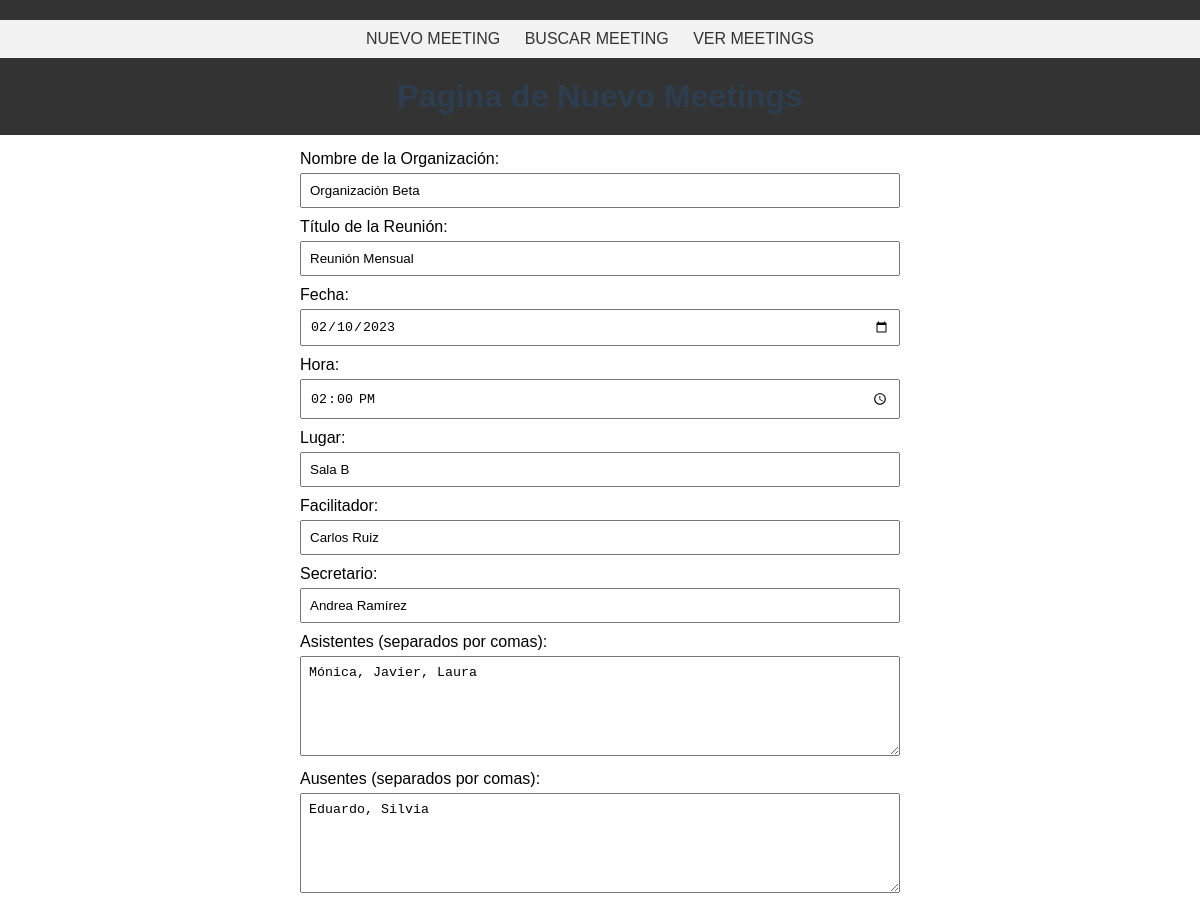
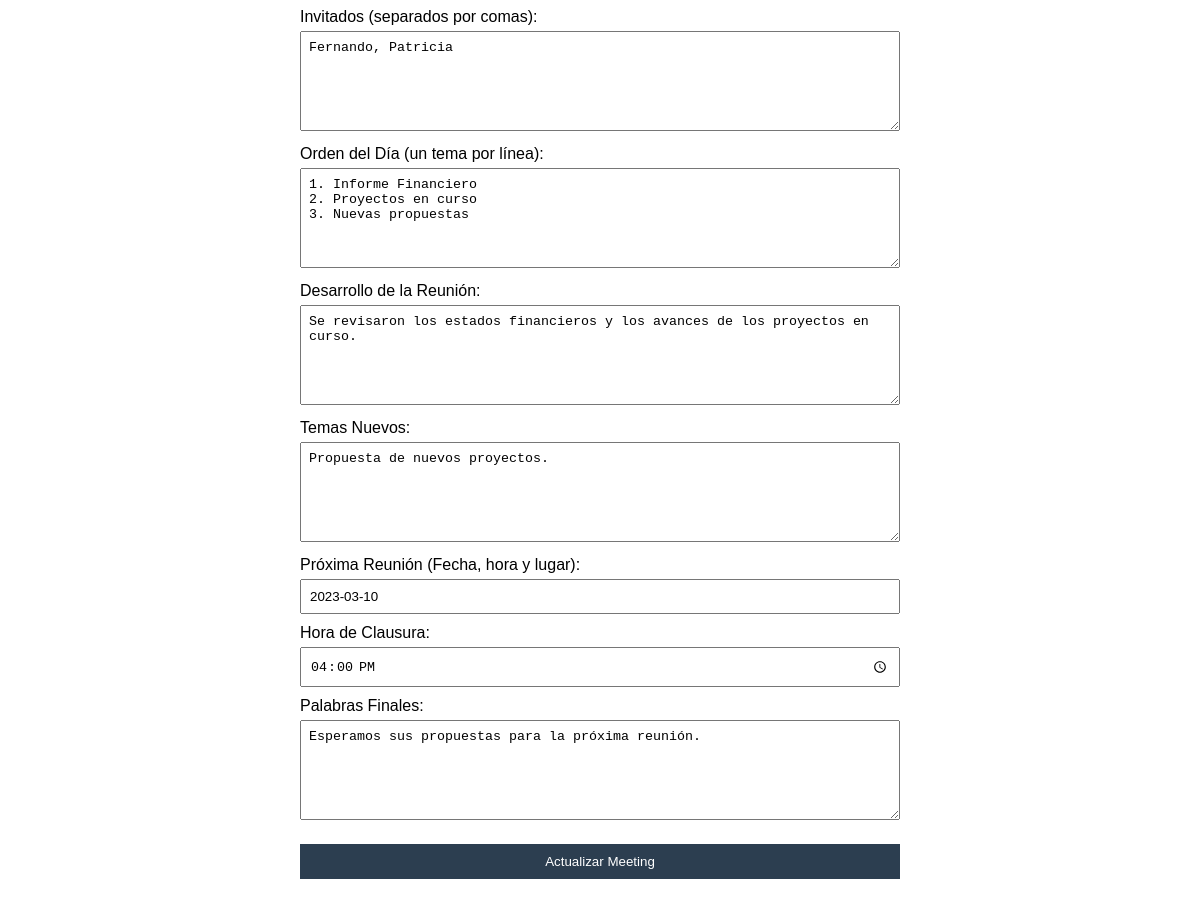
/update.php?id_meeting=2, run on the app's committed database (2 pictures, top to bottom).
### tables this page shows
CREATE TABLE minutas (
    id INT AUTO_INCREMENT PRIMARY KEY,
    orgName VARCHAR(255),
    meetingTitle VARCHAR(255),
    meetingDate DATE,
    meetingTime TIME,
    meetingPlace VARCHAR(255),
    facilitator VARCHAR(255),
    secretary VARCHAR(255),
    attendees TEXT,
    absentees TEXT,
    guests TEXT,
    agenda TEXT,
    discussion TEXT,
    newTopics TEXT,
    nextMeeting TEXT,
    closingTime TIME,
    closingRemarks TEXT
);

### utils.php (called while the page is built)
<?php
function get_params($key)
{
    return $_POST[$key] ?? $_GET[$key] ?? $_SERVER[$key] ?? null;
}

### views/parts/form.ingreso.view.php (the view, shortened to what this page needs)
<form action="../process.php" method="post">
    <label for="orgName">Nombre de la Organización:</label>
    <input type="text" id="orgName" name="orgName" value="<?= htmlspecialchars($meetingDetails['orgName']) ?>" required>
    <label for="meetingTitle">Título de la Reunión:</label>
    <input type="text" id="meetingTitle" name="meetingTitle" value="<?= htmlspecialchars($meetingDetails['meetingTitle']) ?>" required>
    <label for="meetingDate">Fecha:</label>
    <input type="date" id="meetingDate" name="meetingDate" value="<?= htmlspecialchars($meetingDetails['meetingDate']) ?>" required>
    <label for="meetingTime">Hora:</label>
    <input type="time" id="meetingTime" name="meetingTime" value="<?= htmlspecialchars($meetingDetails['meetingTime']) ?>" required>
    <label for="meetingPlace">Lugar:</label>
    <input type="text" id="meetingPlace" name="meetingPlace" value="<?= htmlspecialchars($meetingDetails['meetingPlace']) ?>" required>
    <label for="facilitator">Facilitador:</label>
    <input type="text" id="facilitator" name="facilitator" value="<?= htmlspecialchars($meetingDetails['facilitator']) ?>" required>
    <label for="secretary">Secretario:</label>
    <input type="text" id="secretary" name="secretary" value="<?= htmlspecialchars($meetingDetails['secretary']) ?>" required>
    <label for="attendees">Asistentes (separados por comas):</label>
    <textarea id="attendees" name="attendees" required><?= htmlspecialchars($meetingDetails['attendees']) ?></textarea>
    <label for="absentees">Ausentes (separados por comas):</label>
    <textarea id="absentees" name="absentees"><?= htmlspecialchars($meetingDetails['absentees']) ?></textarea>
    <label for="guests">Invitados (separados por comas):</label>
    <textarea id="guests" name="guests"><?= htmlspecialchars($meetingDetails['guests']) ?></textarea>
    <label for="agenda">Orden del Día (un tema por línea):</label>
    <textarea id="agenda" name="agenda" required><?= htmlspecialchars($meetingDetails['agenda']) ?></textarea>
    <label for="discussion">Desarrollo de la Reunión:</label>
    <textarea id="discussion" name="discussion" required><?= htmlspecialchars($meetingDetails['discussion']) ?></textarea>
    <label for="newTopics">Temas Nuevos:</label>
    <textarea id="newTopics" name="newTopics"><?= htmlspecialchars($meetingDetails['newTopics']) ?></textarea>
    <label for="nextMeeting">Próxima Reunión (Fecha, hora y lugar):</label>
    <input type="text" id="nextMeeting" name="nextMeeting" value="<?= htmlspecialchars($meetingDetails['nextMeeting']) ?>" required>
    <label for="closingTime">Hora de Clausura:</label>
    <input type="time" id="closingTime" name="closingTime" value="<?= htmlspecialchars($meetingDetails['closingTime']) ?>" required>
    <label for="closingRemarks">Palabras Finales:</label>
    <textarea id="closingRemarks" name="closingRemarks" required><?= htmlspecialchars($meetingDetails['closingRemarks']) ?></textarea>
    <button type="submit" name="action" value="<?= $action === 'update' ? 'update' : 'new' ?>">
        <?= $action === 'update' ? 'Actualizar Meeting' : 'Enviar Nuevo Formulario' ?>
    </button>
</form>

### styles/styles.css (style rules this page uses)
body { font-family: Arial, sans-serif; margin: 20px; position: relative; }
form { max-width: 600px; margin: auto; width: 70vw; }
label { display: block; margin: 10px 0 5px; }
input, textarea, select { width: 100%; padding: 8px; box-sizing: border-box; }
textarea { height: 100px; }
button { display: block; width: 100%; padding: 10px; margin-top: 20px; background-color: #2c3e50; color: white; border: none; cursor: pointer; }

### data on the page
minutas: orgName "Organización Beta", meetingTitle "Reunión Mensual", meetingDate "02/10/2023", meetingTime "14:00:00", meetingPlace "Sala B", facilitator "Carlos Ruiz", secretary "Andrea Ramírez", attendees "Mónica, Javier, Laura", absentees "Eduardo, Silvia", guests "Fernando, Patricia", agenda "1. Informe Financiero 2. Proyectos en curso 3. Nuevas propuestas", discussion "Se revisaron los estados financieros y los avances de los proyectos en curso.", newTopics "Propuesta de nuevos proyectos.", nextMeeting "2023-03-10", closingTime "16:00:00", closingRemarks "Esperamos sus propuestas para la próxima reunión."
